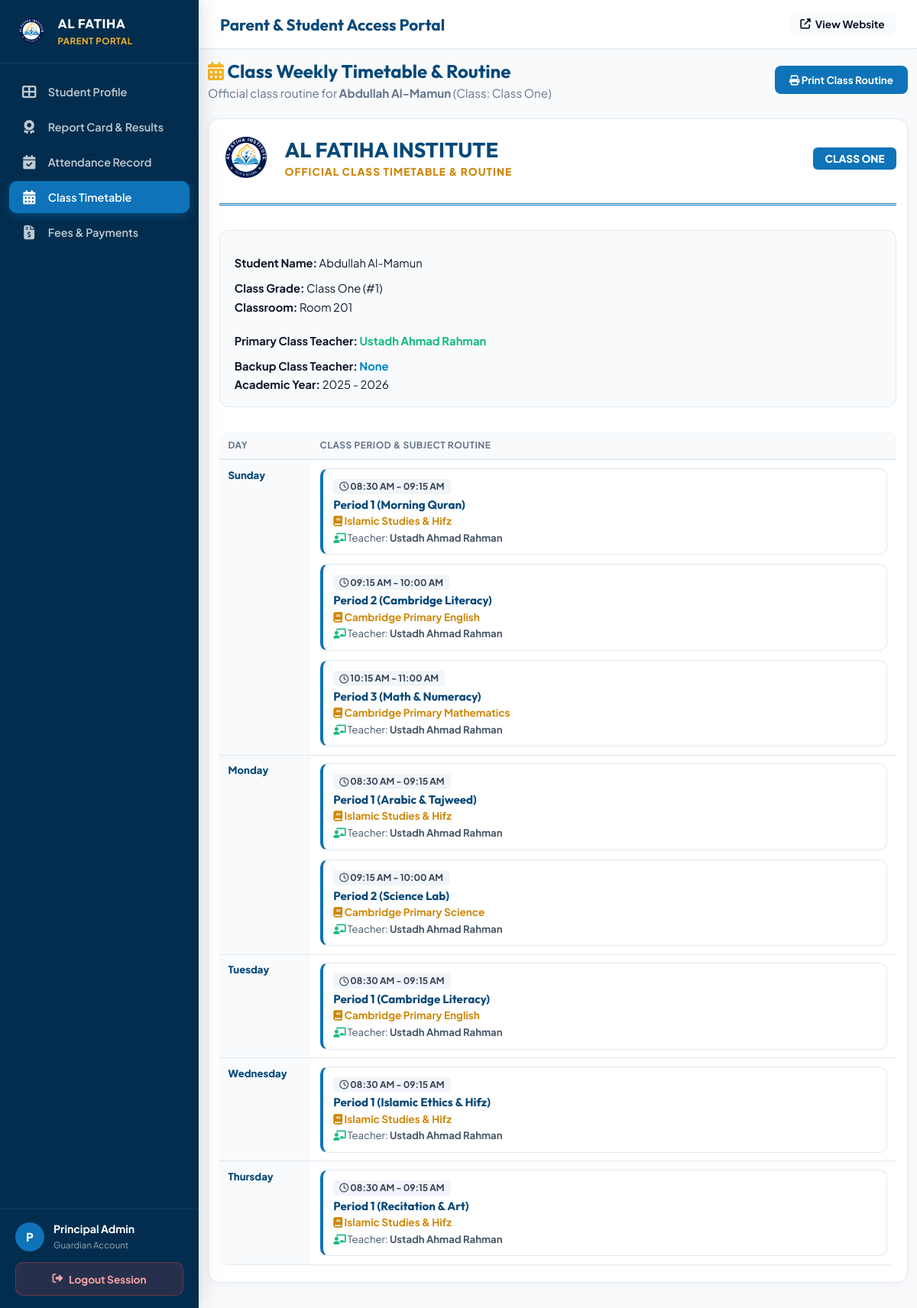
The app's page /portal/timetable.php (signed in) with its own data.
### tables this page shows
CREATE TABLE `students` (
  `id` int(11) NOT NULL AUTO_INCREMENT,
  `student_id` varchar(20) NOT NULL,
  `first_name` varchar(50) NOT NULL,
  `last_name` varchar(50) NOT NULL,
  `gender` enum('Male','Female') NOT NULL,
  `dob` date NOT NULL,
  `class_id` int(11) NOT NULL,
  `roll_no` int(11) NOT NULL,
  `parent_user_id` int(11) DEFAULT NULL,
  `father_name` varchar(100) NOT NULL,
  `mother_name` varchar(100) NOT NULL,
  `phone` varchar(20) NOT NULL,
  `address` text NOT NULL,
  `status` enum('Active','Graduated','Suspended') DEFAULT 'Active',
  `admission_date` date DEFAULT NULL,
  `blood_group` varchar(10) DEFAULT NULL,
  `religion` varchar(50) DEFAULT 'Islam',
  `nationality` varchar(50) DEFAULT 'Bangladeshi',
  `birth_reg_no` varchar(100) DEFAULT NULL,
  `permanent_address` text DEFAULT NULL,
  `father_occupation` varchar(100) DEFAULT NULL,
  `father_phone` varchar(40) DEFAULT NULL,
  `father_nid` varchar(100) DEFAULT NULL,
  `mother_occupation` varchar(100) DEFAULT NULL,
  `mother_phone` varchar(40) DEFAULT NULL,
  `emergency_contact_name` varchar(100) DEFAULT NULL,
  `emergency_contact_phone` varchar(40) DEFAULT NULL,
  `emergency_contact_relation` varchar(50) DEFAULT NULL,
  `previous_school` varchar(150) DEFAULT NULL,
  `medical_notes` text DEFAULT NULL,
  `admission_session` varchar(20) DEFAULT '2027',
  PRIMARY KEY (`id`),
  UNIQUE KEY `student_id` (`student_id`),
  KEY `class_id` (`class_id`),
  CONSTRAINT `students_ibfk_1` FOREIGN KEY (`class_id`) REFERENCES `classes` (`id`) ON DELETE CASCADE
);

CREATE TABLE `classes` (
  `id` int(11) NOT NULL AUTO_INCREMENT,
  `class_name` varchar(50) NOT NULL,
  `age_group` varchar(50) NOT NULL,
  `section` varchar(10) DEFAULT 'A',
  `room_no` varchar(20) DEFAULT '101',
  `tuition_fee` decimal(10,2) NOT NULL DEFAULT 3500.00,
  `admission_fee` decimal(10,2) NOT NULL DEFAULT 8000.00,
  `book_kit_fee` decimal(10,2) NOT NULL DEFAULT 3500.00,
  `primary_teacher_id` int(11) DEFAULT NULL,
  `backup_teacher_id` int(11) DEFAULT NULL,
  PRIMARY KEY (`id`)
);

CREATE TABLE `teachers` (
  `id` int(11) NOT NULL AUTO_INCREMENT,
  `user_id` int(11) DEFAULT NULL,
  `teacher_code` varchar(20) NOT NULL,
  `full_name` varchar(100) NOT NULL,
  `qualification` varchar(150) NOT NULL,
  `specialty` varchar(100) NOT NULL,
  `email` varchar(100) NOT NULL,
  `phone` varchar(20) NOT NULL,
  `joining_date` date DEFAULT NULL,
  PRIMARY KEY (`id`),
  UNIQUE KEY `teacher_code` (`teacher_code`),
  KEY `user_id` (`user_id`),
  CONSTRAINT `teachers_ibfk_1` FOREIGN KEY (`user_id`) REFERENCES `users` (`id`) ON DELETE SET NULL
);

CREATE TABLE `timetables` (
  `id` int(11) NOT NULL AUTO_INCREMENT,
  `class_id` int(11) NOT NULL,
  `day_of_week` enum('Sunday','Monday','Tuesday','Wednesday','Thursday','Friday','Saturday') NOT NULL,
  `period_name` varchar(50) NOT NULL,
  `start_time` time NOT NULL,
  `end_time` time NOT NULL,
  `subject_id` int(11) DEFAULT NULL,
  `teacher_ids` varchar(255) DEFAULT NULL,
  `room_no` varchar(20) DEFAULT NULL,
  `created_at` timestamp NOT NULL DEFAULT current_timestamp(),
  PRIMARY KEY (`id`),
  KEY `class_id` (`class_id`),
  CONSTRAINT `timetables_ibfk_1` FOREIGN KEY (`class_id`) REFERENCES `classes` (`id`) ON DELETE CASCADE
);

CREATE TABLE `subjects` (
  `id` int(11) NOT NULL AUTO_INCREMENT,
  `subject_code` varchar(20) NOT NULL,
  `subject_name` varchar(100) NOT NULL,
  `class_id` int(11) NOT NULL,
  `teacher_id` int(11) DEFAULT NULL,
  `total_marks` int(11) DEFAULT 100,
  `pass_marks` int(11) DEFAULT 40,
  `description` text DEFAULT NULL,
  PRIMARY KEY (`id`),
  KEY `class_id` (`class_id`),
  CONSTRAINT `subjects_ibfk_1` FOREIGN KEY (`class_id`) REFERENCES `classes` (`id`) ON DELETE CASCADE
);

### portal/timetable.php (the view)
<?php
require_once __DIR__ . '/layout.php';
$db = get_db_connection();
$user_id = get_current_user_id();
$stStmt = $db->prepare("
    SELECT s.*, c.class_name, c.room_no,
           pt.full_name as primary_teacher_name,
           bt.full_name as backup_teacher_name
    FROM students s
    JOIN classes c ON s.class_id = c.id
    LEFT JOIN teachers pt ON c.primary_teacher_id = pt.id
    LEFT JOIN teachers bt ON c.backup_teacher_id = bt.id
    WHERE s.parent_user_id = ? LIMIT 1
");
$stStmt->execute([$user_id]);
$student = $stStmt->fetch();
if (!$student) {
    $student = $db->query("
        SELECT s.*, c.class_name, c.room_no,
               pt.full_name as primary_teacher_name,
               bt.full_name as backup_teacher_name
        FROM students s
        JOIN classes c ON s.class_id = c.id
        LEFT JOIN teachers pt ON c.primary_teacher_id = pt.id
        LEFT JOIN teachers bt ON c.backup_teacher_id = bt.id
        WHERE s.id = 1
    ")->fetch();
}
$child_class_id = $student['class_id'];
$teachers = $db->query("SELECT id, full_name FROM teachers")->fetchAll();
$teacherMap = [];
foreach ($teachers as $t) {
    $teacherMap[$t['id']] = $t['full_name'];
}
$slotsStmt = $db->prepare("
    SELECT t.*, sub.subject_name
    FROM timetables t
    LEFT JOIN subjects sub ON t.subject_id = sub.id
    WHERE t.class_id = ?
    ORDER BY FIELD(t.day_of_week, 'Sunday', 'Monday', 'Tuesday', 'Wednesday', 'Thursday', 'Friday', 'Saturday'), t.start_time ASC
");
$slotsStmt->execute([$child_class_id]);
$slots = $slotsStmt->fetchAll();
$days = ['Sunday', 'Monday', 'Tuesday', 'Wednesday', 'Thursday'];
$slotsByDay = [];
foreach ($slots as $s) {
    $slotsByDay[$s['day_of_week']][] = $s;
}
?>
<div class="no-print" style="display: flex; justify-content: space-between; align-items: center; margin-bottom: 1.5rem; flex-wrap: wrap; gap: 1rem;">
  <div>
    <h2 style="font-family: 'Outfit', sans-serif; color: var(--admin-primary-dark); margin: 0;">
      <i class="fas fa-calendar-alt" style="color: var(--admin-gold);"></i> Class Weekly Timetable & Routine
    </h2>
    <p style="color: var(--admin-text-muted); margin: 0.2rem 0 0 0; font-size: 0.95rem;">
      Official class routine for <strong><?= htmlspecialchars($student['first_name'] . ' ' . $student['last_name']) ?></strong> (Class: <?= htmlspecialchars($student['class_name']) ?>)
    </p>
  </div>
  <div>
    <button onclick="window.print()" class="btn" style="background: var(--admin-primary); color: #ffffff; padding: 0.6rem 1.2rem; border-radius: 8px; font-weight: 700; border: none; cursor: pointer;">
      <i class="fas fa-print"></i> Print Class Routine
    </button>
  </div>
</div>
<div class="card-box" style="padding: 2.5rem; background: #ffffff;">
  <div style="display: flex; align-items: center; justify-content: space-between; border-bottom: 3px double var(--admin-primary); padding-bottom: 1.5rem; margin-bottom: 2rem;">
    <div style="display: flex; align-items: center; gap: 1rem;">
      <img src="../assets/images/logo.png?v=2" alt="AFI Logo" style="height: 70px;">
      <div>
        <h2 style="font-family: 'Outfit', sans-serif; color: var(--admin-primary-dark); margin: 0; font-size: 1.7rem;">AL FATIHA INSTITUTE</h2>
        <span style="color: var(--admin-gold-dark); font-weight: 800; font-size: 0.85rem; letter-spacing: 1px;">OFFICIAL CLASS TIMETABLE & ROUTINE</span>
      </div>
    </div>
    <div style="text-align: right;">
      <span style="background: var(--admin-primary); color: #ffffff; padding: 0.4rem 1rem; border-radius: 6px; font-weight: 800; font-size: 0.85rem; text-transform: uppercase;">
        <?= htmlspecialchars($student['class_name']) ?>
      </span>
    </div>
  </div>
  <div style="background: #f8fafc; border: 1px solid var(--admin-border); border-radius: 12px; padding: 1.2rem; margin-bottom: 2rem; display: grid; grid-template-columns: 1fr 1fr; gap: 1rem; font-size: 0.92rem;">
    <div>
      <p style="margin-bottom: 0.4rem;"><strong>Student Name:</strong> <?= htmlspecialchars($student['first_name'] . ' ' . $student['last_name']) ?></p>
      <p style="margin-bottom: 0.4rem;"><strong>Class Grade:</strong> <?= htmlspecialchars($student['class_name']) ?> (#<?= $student['roll_no'] ?>)</p>
      <p style="margin: 0;"><strong>Classroom:</strong> Room <?= htmlspecialchars($student['room_no']) ?></p>
    </div>
    <div>
      <p style="margin-bottom: 0.4rem;">
        <strong>Primary Class Teacher:</strong>
        <span style="color: #10b981; font-weight: 700;"><?= htmlspecialchars($student['primary_teacher_name'] ?: 'Unassigned') ?></span>
      </p>
      <p style="margin-bottom: 0.4rem;">
        <strong>Backup Class Teacher:</strong>
        <span style="color: #0284c7; font-weight: 700;"><?= htmlspecialchars($student['backup_teacher_name'] ?: 'None') ?></span>
      </p>
      <p style="margin: 0;"><strong>Academic Year:</strong> 2025 - 2026</p>
    </div>
  </div>
  <div class="table-responsive">
    <table class="data-table">
      <thead>
        <tr>
          <th style="width: 120px;">Day</th>
          <th>Class Period & Subject Routine</th>
        </tr>
      </thead>
      <tbody>
        <?php foreach ($days as $day): ?>
          <tr>
            <td style="vertical-align: top; background: #f8fafc; font-weight: 800; color: var(--admin-primary-dark);">
              <?= $day ?>
            </td>
            <td>
              <?php if (!empty($slotsByDay[$day])): ?>
                <div style="display: grid; grid-template-columns: repeat(auto-fill, minmax(240px, 1fr)); gap: 1rem;">
                  <?php foreach ($slotsByDay[$day] as $slot): ?>
                    <?php
                      $tNames = [];
                      if (!empty($slot['teacher_ids'])) {
                          $tIds = explode(',', $slot['teacher_ids']);
                          foreach ($tIds as $tid) {
                              if (isset($teacherMap[$tid])) {
                                  $tNames[] = $teacherMap[$tid];
                              }
                          }
                      }
                    ?>
                    <div style="background: #ffffff; border: 1.5px solid #e2e8f0; border-left: 4px solid var(--admin-primary); border-radius: 10px; padding: 0.85rem;">
                      <span style="background: #f1f5f9; color: #334155; padding: 0.15rem 0.5rem; border-radius: 4px; font-size: 0.75rem; font-weight: 700;">
                        <i class="far fa-clock"></i> <?= date('h:i A', strtotime($slot['start_time'])) ?> - <?= date('h:i A', strtotime($slot['end_time'])) ?>
                      </span>
                      <h4 style="font-family: 'Outfit', sans-serif; color: var(--admin-primary-dark); margin: 0.4rem 0 0.2rem 0; font-size: 0.95rem;">
                        <?= htmlspecialchars($slot['period_name']) ?>
                      </h4>
                      <p style="margin: 0; font-size: 0.85rem; color: var(--admin-gold-dark); font-weight: 700;">
                        <i class="fas fa-book"></i> <?= htmlspecialchars($slot['subject_name'] ?: 'General Activity') ?>
                      </p>
                      <p style="margin: 0.3rem 0 0 0; font-size: 0.82rem; color: #475569;">
                        <i class="fas fa-chalkboard-teacher" style="color: #10b981;"></i>
                        Teacher:
                        <strong><?= !empty($tNames) ? htmlspecialchars(implode(', ', $tNames)) : 'Class Educator' ?></strong>
                      </p>
                    </div>
                  <?php endforeach; ?>
                </div>
              <?php else: ?>
                <span style="color: var(--admin-text-muted); font-size: 0.85rem;">No class routine scheduled for <?= $day ?>.</span>
              <?php endif; ?>
            </td>
          </tr>
        <?php endforeach; ?>
      </tbody>
    </table>
  </div>
</div>
<?php require_once __DIR__ . '/../admin/layout_footer.php'; ?>

### assets/css/admin.css (style rules this page uses)
:root { --admin-primary: #0e73b9; --admin-primary-dark: #064878; --admin-deep-navy: #032d4e; --admin-gold: #f3b527; --admin-gold-dark: #cd8707; --admin-bg: #f8fafc; --admin-card: #ffffff; --admin-border: #e2e8f0; --admin-text: #0f172a; --admin-text-muted: #64748b; --sidebar-width: 260px; --header-height: 64px; }
*, *::before, *::after { box-sizing: border-box; }
html, body { margin: 0; padding: 0; width: 100%; overflow-x: hidden; }
body.dashboard-body { font-family: 'Plus Jakarta Sans', sans-serif; background-color: var(--admin-bg); color: var(--admin-text); min-height: 100vh; display: flex; position: relative; -webkit-font-smoothing: antialiased; }
.card-box { background: #ffffff; border-radius: 16px; border: 1px solid var(--admin-border); box-shadow: 0 4px 15px rgba(0, 0, 0, 0.03); padding: 1.5rem; margin-bottom: 1.75rem; box-sizing: border-box; min-width: 0; max-width: 100%; overflow: hidden; }
.table-responsive { width: 100%; max-width: 100%; min-width: 0; display: block; overflow-x: auto; -webkit-overflow-scrolling: touch; border-radius: 10px; margin: 0.4rem 0; }
.data-table { width: 100%; border-collapse: collapse; text-align: left; font-size: 0.88rem; }
.data-table th { background: #f8fafc; color: var(--admin-text-muted); font-weight: 700; padding: 0.85rem 1rem; border-bottom: 2px solid var(--admin-border); text-transform: uppercase; font-size: 0.75rem; letter-spacing: 0.5px; white-space: nowrap; }
.data-table td { padding: 0.85rem 1rem; border-bottom: 1px solid var(--admin-border); vertical-align: middle; }
.btn { cursor: pointer; border-radius: 8px; transition: all 0.2s ease; font-family: inherit; }
.card-box { padding: 1rem 0.85rem !important; border-radius: 14px !important; margin-bottom: 1.15rem !important; }
.data-table { min-width: 600px !important; font-size: 0.82rem !important; }
.data-table th, .data-table td { padding: 0.65rem 0.75rem !important; }
div[style*="grid-template-columns"] { grid-template-columns: 1fr !important; gap: 0.75rem !important; }

### records on screen
students: first_name+last_name "Abdullah Al-Mamun", class.class_name "Class One", class.class_name "CLASS ONE", roll_no "1", class.room_no "201", teachers.full_name "Ustadh Ahmad Rahman"
timetables: start_time "08:30 AM", end_time "09:15 AM", period_name "Period 1 (Morning Quran)", subject.subject_name "Islamic Studies & Hifz", tNames "Ustadh Ahmad Rahman"
timetables: start_time "09:15 AM", end_time "10:00 AM", period_name "Period 2 (Cambridge Literacy)", subject.subject_name "Cambridge Primary English", tNames "Ustadh Ahmad Rahman"
timetables: start_time "10:15 AM", end_time "11:00 AM", period_name "Period 3 (Math & Numeracy)", subject.subject_name "Cambridge Primary Mathematics", tNames "Ustadh Ahmad Rahman"
timetables: start_time "08:30 AM", end_time "09:15 AM", period_name "Period 1 (Arabic & Tajweed)", subject.subject_name "Islamic Studies & Hifz", tNames "Ustadh Ahmad Rahman"
timetables: start_time "09:15 AM", end_time "10:00 AM", period_name "Period 2 (Science Lab)", subject.subject_name "Cambridge Primary Science", tNames "Ustadh Ahmad Rahman"
timetables: start_time "08:30 AM", end_time "09:15 AM", period_name "Period 1 (Cambridge Literacy)", subject.subject_name "Cambridge Primary English", tNames "Ustadh Ahmad Rahman"
timetables: start_time "08:30 AM", end_time "09:15 AM", period_name "Period 1 (Islamic Ethics & Hifz)", subject.subject_name "Islamic Studies & Hifz", tNames "Ustadh Ahmad Rahman"
timetables: start_time "08:30 AM", end_time "09:15 AM", period_name "Period 1 (Recitation & Art)", subject.subject_name "Islamic Studies & Hifz", tNames "Ustadh Ahmad Rahman"

### other values on screen
$user_name "Principal Admin"
$student['backup_teacher_name'] ?: 'None' "None"
$day "Sunday"
$day "Monday"
$day "Tuesday"
$day "Wednesday"
$day "Thursday"
